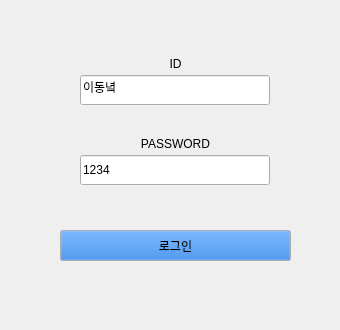
<?xml version="1.0" encoding="UTF-8"?>
<ui version="4.0">
 <class>login</class>
 <widget class="QWidget" name="login">
  <property name="geometry">
   <rect>
    <x>0</x>
    <y>0</y>
    <width>340</width>
    <height>330</height>
   </rect>
  </property>
  <property name="windowTitle">
   <string>Form</string>
  </property>
  <property name="toolTip">
   <string extracomment="ddd"/>
  </property>
  <layout class="QGridLayout" name="gridLayout">
   <property name="leftMargin">
    <number>0</number>
   </property>
   <property name="topMargin">
    <number>0</number>
   </property>
   <property name="rightMargin">
    <number>0</number>
   </property>
   <property name="bottomMargin">
    <number>0</number>
   </property>
   <item row="0" column="0">
    <widget class="QWidget" name="widget" native="true">
     <property name="autoFillBackground">
      <bool>true</bool>
     </property>
     <widget class="QPushButton" name="Btn_login">
      <property name="geometry">
       <rect>
        <x>60</x>
        <y>230</y>
        <width>231</width>
        <height>31</height>
       </rect>
      </property>
      <property name="palette">
       <palette>
        <active>
         <colorrole role="Button">
          <brush brushstyle="SolidPattern">
           <color alpha="255">
            <red>28</red>
            <green>113</green>
            <blue>216</blue>
           </color>
          </brush>
         </colorrole>
        </active>
        <inactive>
         <colorrole role="Button">
          <brush brushstyle="SolidPattern">
           <color alpha="255">
            <red>28</red>
            <green>113</green>
            <blue>216</blue>
           </color>
          </brush>
         </colorrole>
        </inactive>
        <disabled>
         <colorrole role="Button">
          <brush brushstyle="SolidPattern">
           <color alpha="255">
            <red>28</red>
            <green>113</green>
            <blue>216</blue>
           </color>
          </brush>
         </colorrole>
        </disabled>
       </palette>
      </property>
      <property name="text">
       <string>로그인</string>
      </property>
     </widget>
     <widget class="QLabel" name="label_3">
      <property name="geometry">
       <rect>
        <x>80</x>
        <y>135</y>
        <width>191</width>
        <height>18</height>
       </rect>
      </property>
      <property name="text">
       <string>PASSWORD</string>
      </property>
      <property name="alignment">
       <set>Qt::AlignmentFlag::AlignCenter</set>
      </property>
     </widget>
     <widget class="QLineEdit" name="lineEdit_pw">
      <property name="geometry">
       <rect>
        <x>80</x>
        <y>155</y>
        <width>190</width>
        <height>30</height>
       </rect>
      </property>
      <property name="text">
       <string>1234</string>
      </property>
      <property name="placeholderText">
       <string>비밀번호를 입력하세요.</string>
      </property>
     </widget>
     <widget class="QLabel" name="label_2">
      <property name="geometry">
       <rect>
        <x>80</x>
        <y>55</y>
        <width>191</width>
        <height>18</height>
       </rect>
      </property>
      <property name="text">
       <string>ID</string>
      </property>
      <property name="alignment">
       <set>Qt::AlignmentFlag::AlignCenter</set>
      </property>
     </widget>
     <widget class="QLineEdit" name="lineEdit_id">
      <property name="geometry">
       <rect>
        <x>80</x>
        <y>75</y>
        <width>190</width>
        <height>30</height>
       </rect>
      </property>
      <property name="toolTip">
       <string/>
      </property>
      <property name="whatsThis">
       <string/>
      </property>
      <property name="text">
       <string>이동녘</string>
      </property>
      <property name="placeholderText">
       <string>아이디를 입력하세요</string>
      </property>
     </widget>
    </widget>
   </item>
  </layout>
 </widget>
 <resources/>
 <connections/>
</ui>
